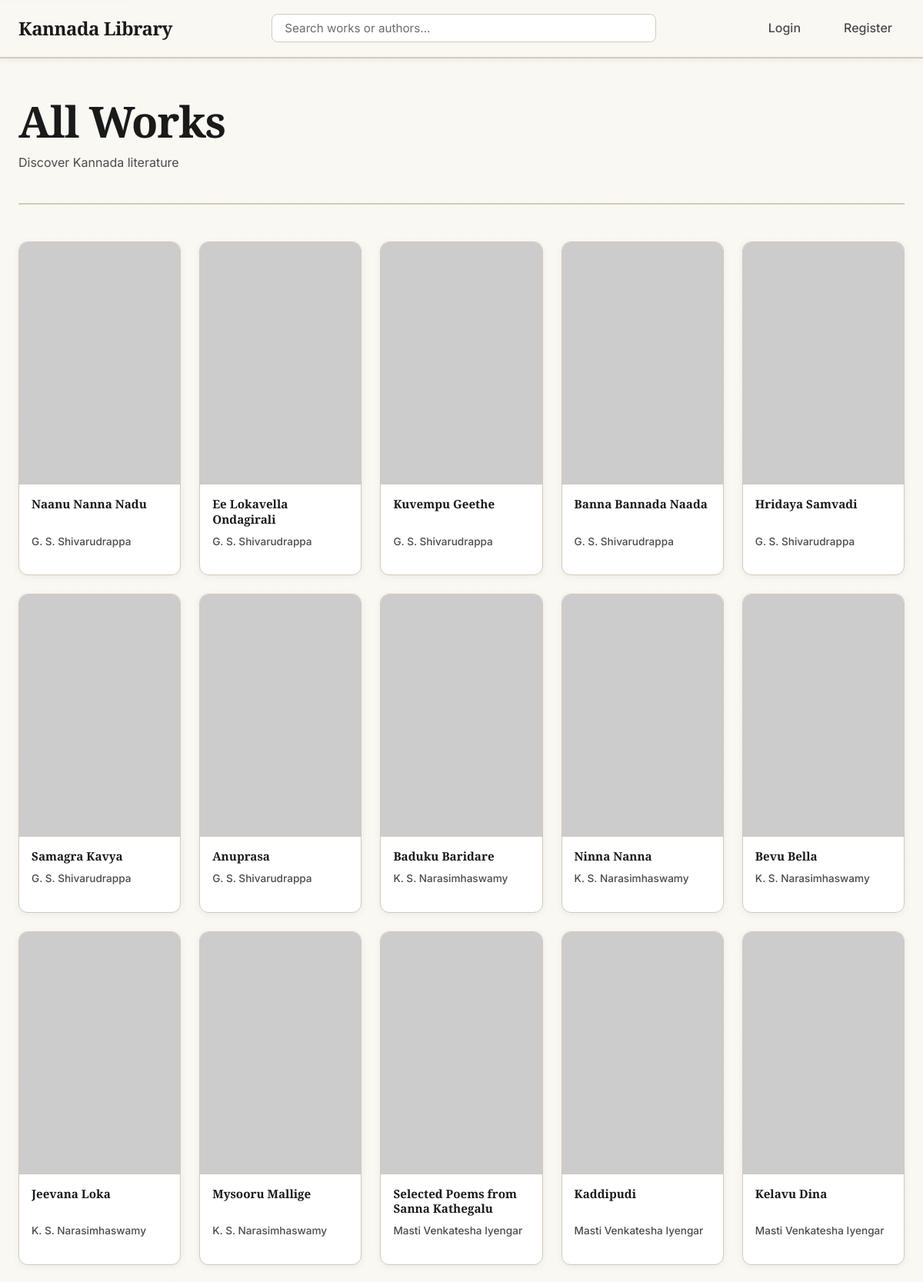
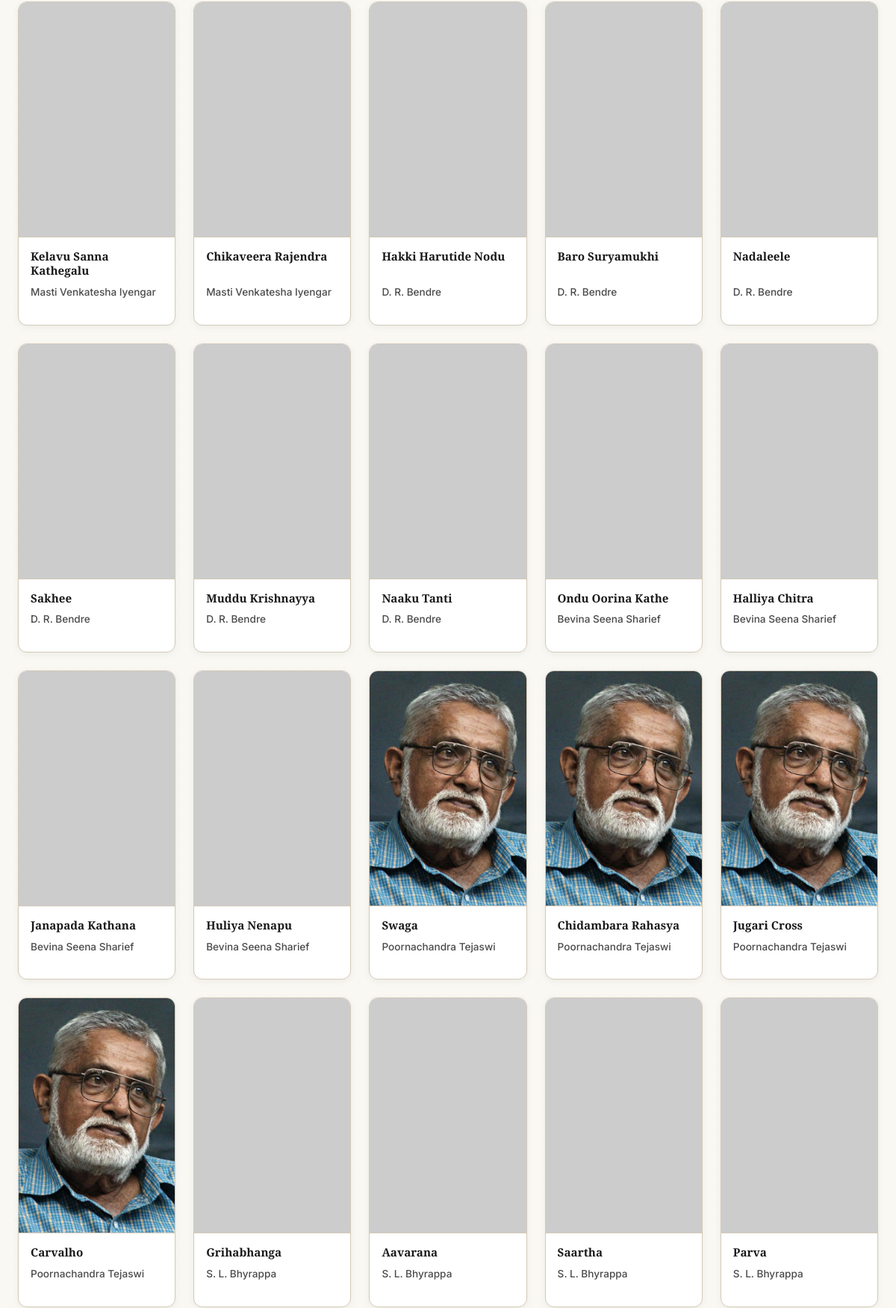
The page / (upper part) on the database its author committed (2 pictures, top to bottom).
### tables this page shows
CREATE TABLE Work (
    work_id INTEGER PRIMARY KEY AUTOINCREMENT,
    author_id INTEGER NOT NULL,
    title_kannada TEXT NOT NULL,
    title_english TEXT NOT NULL,
    synopsis TEXT,
    cover_image_url TEXT, -- e.g., 'kanooru_heggadithi.jpg'
    type TEXT, -- 'Novel', 'Poetry', 'Play'
    FOREIGN KEY (author_id) REFERENCES Author (author_id)
);

CREATE TABLE Author (
    author_id INTEGER PRIMARY KEY AUTOINCREMENT,
    name_kannada TEXT NOT NULL,
    name_english TEXT NOT NULL,
    biography TEXT,
    image_url TEXT, -- e.g., 'kuvempu.jpg'
    era TEXT
);

### app.py (the view)
@app.route('/')
def homepage():
    db = get_db()
    works = db.execute('''
        SELECT
            Work.*,
            Author.name_kannada as author_kannada,
            Author.name_english as author_english,
            Author.image_url as author_image_url
        FROM Work
        JOIN Author ON Work.author_id = Author.author_id
        ORDER BY Work.work_id DESC
    ''').fetchall()
    return render_template('index.html', works=works)

### app.py (called while the page is built)
def get_db():
    db = getattr(g, '_database', None)
    if db is None:
        db = g._database = sqlite3.connect(DATABASE)
        db.row_factory = sqlite3.Row
    return db

@app.teardown_appcontext
def close_connection(exception):
    db = getattr(g, '_database', None)
    if db is not None:
        db.close()

### templates/index.html (shortened to what this page needs)
{% extends "layout.html" %}
{% block content %}
    <header class="main-header">
        <h1>All Works</h1>
        <p>Discover Kannada literature</p>
    </header>
    <div class="work-grid" role="list">
        {% for work in works %}
            <a href="{{ url_for('work_details', work_id=work.work_id) }}" class="work-card" role="listitem" aria-label="{{ work.title_english }}">
                <div class="work-poster">
                    {% if work.author_image_url and work.author_image_url.strip() %}
                        <img
                            src="{{ url_for('static', filename='images/' + work.author_image_url) }}"
                            alt="Portrait of {{ work.author_english }}"
                            loading="lazy"
                            onerror="this.src='https://placehold.co/500x750/f5f2eb/6b6b6b?text={{ work.author_english|urlencode }}'"
                        >
                    {% elif work.cover_image_url and work.cover_image_url.strip() %}
                        <img
                            src="{{ url_for('static', filename='images/' + work.cover_image_url) }}"
                            alt="Cover for {{ work.title_english }}"
                            loading="lazy"
                        >
                    {% else %}
                        <img
                            src="https://placehold.co/500x750/f5f2eb/6b6b6b?text={{ work.author_english|urlencode }}"
                            alt="Portrait of {{ work.author_english }}"
                            loading="lazy"
                        >
                    {% endif %}
                </div>
                <div class="work-details">
                    <h3 class="work-title">{{ work.title_kannada }}</h3>
                    <p class="work-author">{{ work.author_english }}</p>
                </div>
            </a>
        {% else %}
            <p>No works available yet.</p>
        {% endfor %}
    </div>
{% endblock %}

### static/style.css (style rules this page uses)
:root { --bg-primary: #faf8f3; --bg-secondary: #f5f2eb; --bg-tertiary: #f0ede5; --bg-card: #ffffff; --bg-hover: #f8f6f0; --text-primary: #1a1a1a; --text-secondary: #4a4a4a; --text-muted: #6b6b6b; --accent-primary: #2d5a5f; --accent-secondary: #3d6b7a; --accent-tertiary: #4a7c8a; --accent-hover: #1f4a4f; --highlight: #d4a574; --highlight-light: #e8c9a0; --highlight-dark: #b8935a; --border-color: #d4c9b8; --shadow-sm: 0 2px 8px rgba(45, 90, 95, 0.08); --shadow-md: 0 4px 16px rgba(45, 90, 95, 0.12); --shadow-lg: 0 8px 32px rgba(45, 90, 95, 0.15); --shadow-glow: 0 0 20px rgba(212, 165, 116, 0.2); --spacing-xs: 0.5rem; --spacing-sm: 1rem; --spacing-md: 1.5rem; --spacing-lg: 2rem; --spacing-xl: 3rem; --spacing-2xl: 4rem; --font-primary: 'Inter', -apple-system, BlinkMacSystemFont, 'Segoe UI', sans-serif; --font-display: 'Playfair Display', Georgia, serif; --transition-fast: 150ms ease; --transition-base: 250ms ease; --transition-slow: 350ms ease; --radius-sm: 4px; --radius-md: 8px; --radius-lg: 12px; --radius-xl: 16px; }
* { margin: 0; padding: 0; box-sizing: border-box; }
html { font-size: 16px; scroll-behavior: smooth; color-scheme: light; }
body { font-family: var(--font-primary); background-color: var(--bg-primary) !important; background-image: radial-gradient(circle at 1px 1px, rgba(212, 165, 116, 0.03) 1px, transparent 0); background-size: 20px 20px; color: var(--text-primary) !important; line-height: 1.6; -webkit-font-smoothing: antialiased; -moz-osx-font-smoothing: grayscale; min-height: 100vh; }
h1, h2, h3, h4, h5, h6 { font-family: var(--font-display); font-weight: 700; line-height: 1.2; color: var(--text-primary); margin-bottom: var(--spacing-md); }
h1 { font-size: clamp(2rem, 5vw, 3.5rem); letter-spacing: -0.02em; }
h3 { font-size: clamp(1.25rem, 3vw, 1.75rem); }
p { margin-bottom: var(--spacing-sm); color: var(--text-secondary); }
a { color: var(--accent-primary); text-decoration: none; transition: color var(--transition-fast); }
.work-grid, .film-grid { display: grid; grid-template-columns: repeat(auto-fill, minmax(180px, 1fr)); gap: var(--spacing-md); margin-top: var(--spacing-lg); }
.work-card, .film-card { background-color: var(--bg-card); border-radius: var(--radius-lg); overflow: hidden; transition: all var(--transition-base); cursor: pointer; border: 1px solid var(--border-color); display: flex; flex-direction: column; box-shadow: var(--shadow-sm); }
.film-poster, .work-poster { position: relative; width: 100%; padding-top: 150%; overflow: hidden; background-color: var(--bg-secondary); border-bottom: 1px solid var(--border-color); }
.film-poster img, .work-poster img { position: absolute; top: 0; left: 0; width: 100%; height: 100%; object-fit: cover; transition: transform var(--transition-slow); }
.film-details, .work-details { padding: var(--spacing-sm); flex: 1; display: flex; flex-direction: column; }
.film-title, .work-title { font-size: 0.95rem; font-weight: 600; color: var(--text-primary); margin-bottom: var(--spacing-xs); line-height: 1.3; display: -webkit-box; -webkit-line-clamp: 2; line-clamp: 2; -webkit-box-orient: vertical; overflow: hidden; }
.film-year, .work-author { font-size: 0.85rem; color: var(--text-secondary); margin-top: auto; font-weight: 500; }
.main-header, .work-header, .profile-header, .author-header { margin-bottom: var(--spacing-xl); padding-bottom: var(--spacing-md); border-bottom: 2px solid var(--border-color); }
.main-header h1, .work-header h1, .profile-header h1, .author-header h1 { margin-bottom: var(--spacing-xs); }
img { max-width: 100%; height: auto; }

### templates/layout.html (style rules this page uses)
html { color-scheme: light !important; }
body { background-color: #faf8f3 !important; color: #1a1a1a !important; }

### rows shown on the page
Work: title_kannada "Naanu Nanna Nadu", author_english "G. S. Shivarudrappa"
Work: title_kannada "Ee Lokavella Ondagirali", author_english "G. S. Shivarudrappa"
Work: title_kannada "Kuvempu Geethe", author_english "G. S. Shivarudrappa"
Work: title_kannada "Banna Bannada Naada", author_english "G. S. Shivarudrappa"
Work: title_kannada "Hridaya Samvadi", author_english "G. S. Shivarudrappa"
Work: title_kannada "Samagra Kavya", author_english "G. S. Shivarudrappa"
Work: title_kannada "Anuprasa", author_english "G. S. Shivarudrappa"
Work: title_kannada "Baduku Baridare", author_english "K. S. Narasimhaswamy"
Work: title_kannada "Ninna Nanna", author_english "K. S. Narasimhaswamy"
Work: title_kannada "Bevu Bella", author_english "K. S. Narasimhaswamy"
Work: title_kannada "Jeevana Loka", author_english "K. S. Narasimhaswamy"
Work: title_kannada "Mysooru Mallige", author_english "K. S. Narasimhaswamy"
Work: title_kannada "Selected Poems from Sanna Kathegalu", author_english "Masti Venkatesha Iyengar"
Work: title_kannada "Kaddipudi", author_english "Masti Venkatesha Iyengar"
Work: title_kannada "Kelavu Dina", author_english "Masti Venkatesha Iyengar"
Work: title_kannada "Kelavu Sanna Kathegalu", author_english "Masti Venkatesha Iyengar"
Work: title_kannada "Chikaveera Rajendra", author_english "Masti Venkatesha Iyengar"
Work: title_kannada "Hakki Harutide Nodu", author_english "D. R. Bendre"
Work: title_kannada "Baro Suryamukhi", author_english "D. R. Bendre"
Work: title_kannada "Nadaleele", author_english "D. R. Bendre"
Work: title_kannada "Sakhee", author_english "D. R. Bendre"
Work: title_kannada "Muddu Krishnayya", author_english "D. R. Bendre"
Work: title_kannada "Naaku Tanti", author_english "D. R. Bendre"
Work: title_kannada "Ondu Oorina Kathe", author_english "Bevina Seena Sharief"
Work: title_kannada "Halliya Chitra", author_english "Bevina Seena Sharief"
Work: title_kannada "Janapada Kathana", author_english "Bevina Seena Sharief"
Work: title_kannada "Huliya Nenapu", author_english "Bevina Seena Sharief"
Work: image_url (picture), title_kannada "Swaga", author_english "Poornachandra Tejaswi"
Work: image_url (picture), title_kannada "Chidambara Rahasya", author_english "Poornachandra Tejaswi"
Work: image_url (picture), title_kannada "Jugari Cross", author_english "Poornachandra Tejaswi"
Work: image_url (picture), title_kannada "Carvalho", author_english "Poornachandra Tejaswi"
Work: title_kannada "Grihabhanga", author_english "S. L. Bhyrappa"
Work: title_kannada "Aavarana", author_english "S. L. Bhyrappa"
Work: title_kannada "Saartha", author_english "S. L. Bhyrappa"
Work: title_kannada "Parva", author_english "S. L. Bhyrappa"
